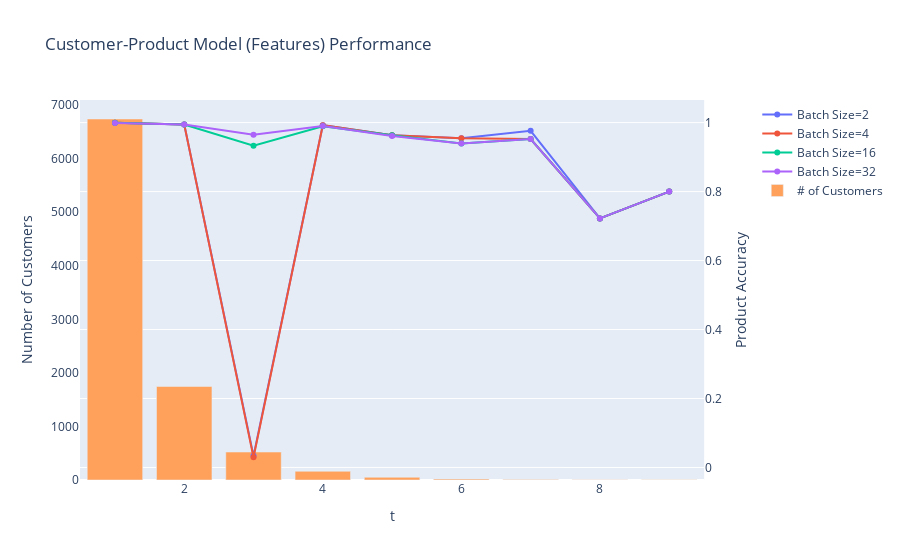

Here is the notebook cell this chart was saved with:
### Code cell
df = pd.DataFrame(dict(
    t = t_record3,
    acc = acc_record3,
    batch_size = batch_record3
))

# Create figure with secondary y-axis
fig = make_subplots(specs=[[{"secondary_y": True}]])

# Add traces
head, tail, mul = 0, len(t_list), 1
for i in batch_list:
    fig.add_trace(
        go.Scatter(x=t_list, y=df.acc[head*tail:tail*mul], name="Batch Size="+str(i), mode='lines+markers'),
        secondary_y=True,
    )
    head += 1
    mul += 1

fig.add_trace(
    go.Bar(x=t_list, y=samples3[:len(t_list)], name="# of Customers"),
    secondary_y=False,
)

# Add figure title
fig.update_layout(
    title_text="Customer-Product Model (Features) Performance", 
    template="plotly",
    hovermode="x unified"
)
# fig.update_traces(mode="markers+lines", hovertemplate=None)

# Set x-axis title"
fig.update_xaxes(title_text="t")

# Set y-axes titles
fig.update_yaxes(title_text="Number of Customers", secondary_y=False, showgrid=False)
fig.update_yaxes(title_text="Product Accuracy", secondary_y=True, zeroline=False)

fig.show()

### Figure 1 — Plotly figure (JSON) as saved in the notebook; plotly's stock layout.template omitted (floating-point values rounded to 4 significant figures)
{"data": [{"mode": "lines+markers", "name": "Batch Size=2", "type": "scatter", "x": [1, 2, 3, 4, 5, 6, 7, 8, 9], "xaxis": "x", "y": [0.9996, 0.9944, 0.03365, 0.9925, 0.9635, 0.9545, 0.9762, 0.7222, 0.8], "yaxis": "y2"}, {"mode": "lines+markers", "name": "Batch Size=4", "type": "scatter", "x": [1, 2, 3, 4, 5, 6, 7, 8, 9], "xaxis": "x", "y": [0.9996, 0.9944, 0.02961, 0.9925, 0.9635, 0.9545, 0.9524, 0.7222, 0.8], "yaxis": "y2"}, {"mode": "lines+markers", "name": "Batch Size=16", "type": "scatter", "x": [1, 2, 3, 4, 5, 6, 7, 8, 9], "xaxis": "x", "y": [0.9996, 0.9944, 0.9328, 0.9896, 0.9635, 0.9394, 0.9524, 0.7222, 0.8], "yaxis": "y2"}, {"mode": "lines+markers", "name": "Batch Size=32", "type": "scatter", "x": [1, 2, 3, 4, 5, 6, 7, 8, 9], "xaxis": "x", "y": [0.9988, 0.9944, 0.9646, 0.9902, 0.9609, 0.9394, 0.9524, 0.7222, 0.8], "yaxis": "y2"}, {"name": "# of Customers", "type": "bar", "x": [1, 2, 3, 4, 5, 6, 7, 8, 9], "xaxis": "x", "y": [6741, 1746, 522, 162, 50, 17, 8, 4, 3], "yaxis": "y"}], "layout": {"hovermode": "x unified", "title": {"text": "Customer-Product Model (Features) Performance"}, "xaxis": {"anchor": "y", "domain": [0, 0.94], "title": {"text": "t"}}, "yaxis": {"anchor": "x", "domain": [0, 1], "showgrid": false, "title": {"text": "Number of Customers"}}, "yaxis2": {"anchor": "x", "overlaying": "y", "side": "right", "title": {"text": "Product Accuracy"}, "zeroline": false}}}
